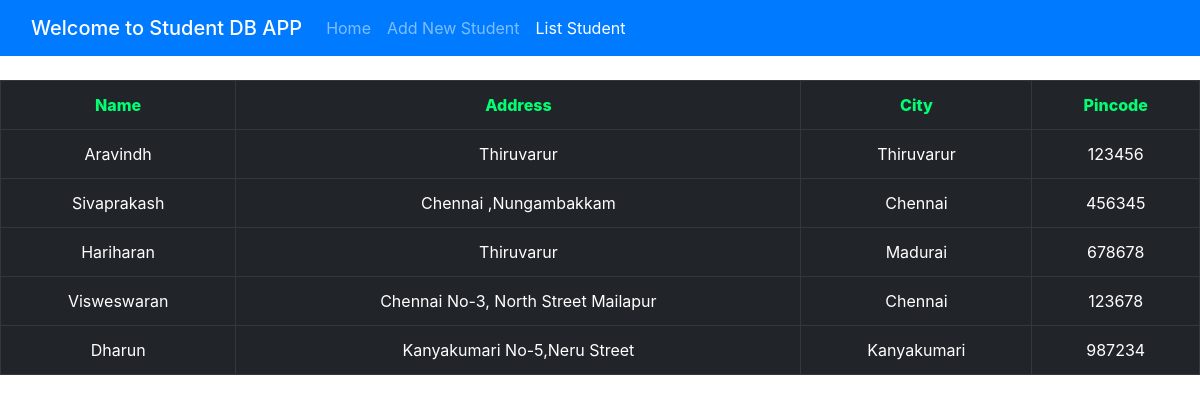
Page /list on the committed database.
### tables this page shows
CREATE TABLE "students" (name TEXT, addr TEXT, city TEXT, pin TEXT);

### app.py (the view)
@app.route('/list')
def list():
   con = sql.connect("student_database.db")
   con.row_factory = sql.Row
   cur = con.cursor()
   cur.execute("select * from students")
   students = cur.fetchall();
   return render_template("list.html", students = students)

### templates/list.html (shortened to what this page needs)
<!doctype html>
<html>
   <head>
      <link rel="stylesheet" href="https://cdn.jsdelivr.net/npm/bootstrap@4.1.3/dist/css/bootstrap.min.css">
   </head>
   <body>
      <nav class="navbar navbar-expand-lg bg-primary navbar-dark ">
         <div class="container-fluid">
          <span class="navbar-brand mb-0 h1">Welcome to Student DB APP</span>
           <div class="collapse navbar-collapse" id="navbarNav">
             <ul class="navbar-nav">
               <li class="nav-item">
                 <a class="nav-link " aria-current="page" href="/">Home</a>
               </li>
               <li class="nav-item">
                 <a class="nav-link" href="/addstudent">Add New Student</a>
               </li>
               <li class="nav-item">
                 <a class="nav-link active" href="/list">List Student</a>
               </li>
             </ul>
           </div>
         </div>
       </nav>
       <br>
      <div class="container-table">
         <table  class="table table-hover table-dark " border="1" style="text-align:center;text-transform: capitalize;height:100%;">
            <thead>
               <tr style="color: rgb(0, 255, 115);font-weight:800;">
                  <td scope="col">Name</td>
                  <td scope="col">Address</td>
                  <td scope="col">city</td>
                  <td scope="col">Pincode</td>
            </thead>
            <tbody>
            {% for row in students %}
               <tr>
                  <td scope="row">{{row["name"]}}</td>
                  <td scope="row">{{row["addr"]}}</td>
                  <td scope="row"> {{ row["city"]}}</td>
                  <td scope="row">{{row['pin']}}</td>
               </tr>
            {% endfor %}
            </tbody>
         </table>
      </div>
   </body>
</html>

### rows in the picture
students: name "Aravindh", addr "Thiruvarur", city "Thiruvarur", pin "123456"
students: name "Sivaprakash", addr "Chennai ,nungambakkam", city "Chennai", pin "456345"
students: name "Hariharan", addr "Thiruvarur", city "Madurai", pin "678678"
students: name "Visweswaran", addr "Chennai No-3, North Street Mailapur", city "Chennai", pin "123678"
students: name "Dharun", addr "Kanyakumari No-5,neru Street", city "Kanyakumari", pin "987234"
